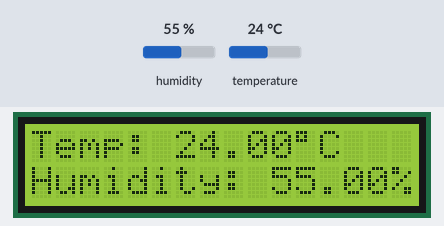
A sketch run on a simulated Arduino Uno, built with avr-gcc and run on an emulated ATmega328P. Shown: 16×2 character LCD. The test bench sets the inputs (shaded band); at power-on: humidity 55 %, temperature 24 °C.

Above: at 1.2 s.
1.3 s: humidity set to 22 %
At 3.3 s:
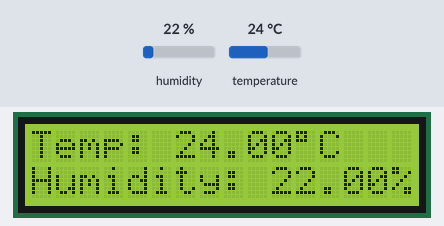
3.6 s: temperature set to 12 °C
At 4.5 s:
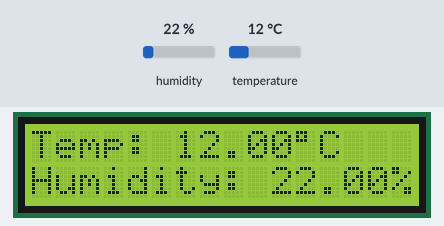
5.7 s: humidity set to 40 %
At 6.8 s:
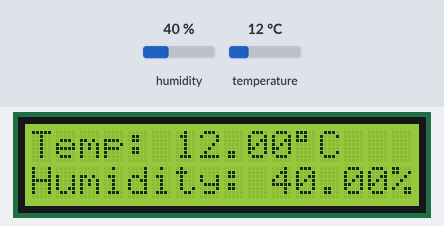
7.7 s: temperature set to 19 °C
At 9.2 s:
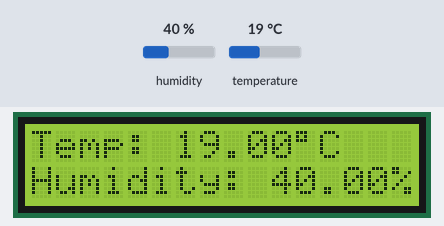
Timing chart, 0 to 10.7 s (numbered marks = the images above; inputs shaded):
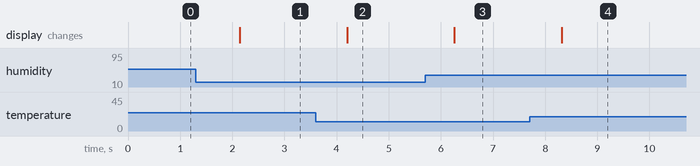

The sketch:

dht11_LCD.ino
```cpp
#include <dht.h>
#include <LiquidCrystal.h>

LiquidCrystal lcd(12, 11, 5, 4, 3, 2);

dht DHT;

#define dhtpin 7

void setup(){
  lcd.begin(16, 2);
}

void loop(){
  int ch = DHT.read11(dhtpin);
  lcd.setCursor(0,0);
  lcd.print("Temp: ");
  lcd.print(DHT.temperature);
  lcd.print((char)223);
  lcd.print("C");
  lcd.setCursor(0,1);
  lcd.print("Humidity: ");
  lcd.print(DHT.humidity);
  lcd.print("%");
  delay(1000);
}
```

Measured:
- after the input at 1.3 s, the display: changes after 0.85 s (image 1)
- after the input at 3.6 s, the display: changes after 0.60 s (image 2)
- after the input at 5.7 s, the display: changes after 0.56 s (image 3)
- after the input at 7.7 s, the display: changes after 0.61 s (image 4)
